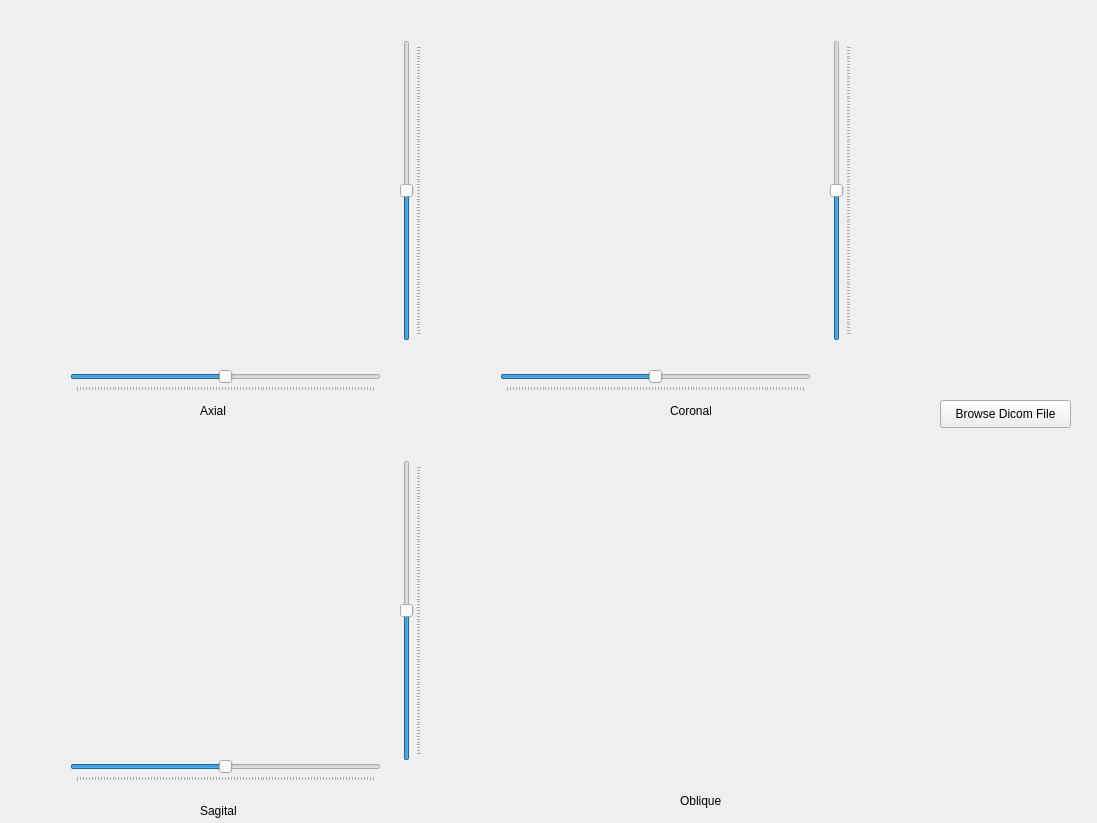
<?xml version="1.0" encoding="UTF-8"?>
<ui version="4.0">
 <class>Form</class>
 <widget class="QWidget" name="Form">
  <property name="geometry">
   <rect>
    <x>0</x>
    <y>0</y>
    <width>1097</width>
    <height>823</height>
   </rect>
  </property>
  <property name="windowTitle">
   <string>Form</string>
  </property>
  <widget class="QPushButton" name="Open_Button">
   <property name="geometry">
    <rect>
     <x>940</x>
     <y>400</y>
     <width>131</width>
     <height>28</height>
    </rect>
   </property>
   <property name="text">
    <string>Browse Dicom File</string>
   </property>
  </widget>
  <widget class="QLabel" name="BackGround">
   <property name="geometry">
    <rect>
     <x>-10</x>
     <y>-5</y>
     <width>1131</width>
     <height>851</height>
    </rect>
   </property>
   <property name="text">
    <string/>
   </property>
   <property name="pixmap">
    <pixmap>../Task 1/simple-gray-abstract-background-wi.jpg</pixmap>
   </property>
  </widget>
  <widget class="QLabel" name="Display_1">
   <property name="geometry">
    <rect>
     <x>60</x>
     <y>20</y>
     <width>321</width>
     <height>331</height>
    </rect>
   </property>
   <property name="text">
    <string/>
   </property>
   <property name="alignment">
    <set>Qt::AlignCenter</set>
   </property>
  </widget>
  <widget class="QLabel" name="Display_2">
   <property name="geometry">
    <rect>
     <x>530</x>
     <y>20</y>
     <width>321</width>
     <height>331</height>
    </rect>
   </property>
   <property name="text">
    <string/>
   </property>
   <property name="alignment">
    <set>Qt::AlignCenter</set>
   </property>
  </widget>
  <widget class="QLabel" name="Display_3">
   <property name="geometry">
    <rect>
     <x>60</x>
     <y>430</y>
     <width>321</width>
     <height>331</height>
    </rect>
   </property>
   <property name="text">
    <string/>
   </property>
   <property name="alignment">
    <set>Qt::AlignCenter</set>
   </property>
  </widget>
  <widget class="QSlider" name="horizontalSlider_2">
   <property name="geometry">
    <rect>
     <x>70</x>
     <y>370</y>
     <width>311</width>
     <height>22</height>
    </rect>
   </property>
   <property name="maximum">
    <number>100</number>
   </property>
   <property name="pageStep">
    <number>50</number>
   </property>
   <property name="sliderPosition">
    <number>50</number>
   </property>
   <property name="orientation">
    <enum>Qt::Horizontal</enum>
   </property>
   <property name="tickPosition">
    <enum>QSlider::TicksBelow</enum>
   </property>
  </widget>
  <widget class="QSlider" name="verticalSlider_2">
   <property name="geometry">
    <rect>
     <x>400</x>
     <y>40</y>
     <width>22</width>
     <height>301</height>
    </rect>
   </property>
   <property name="maximum">
    <number>100</number>
   </property>
   <property name="pageStep">
    <number>50</number>
   </property>
   <property name="value">
    <number>50</number>
   </property>
   <property name="orientation">
    <enum>Qt::Vertical</enum>
   </property>
   <property name="tickPosition">
    <enum>QSlider::TicksBelow</enum>
   </property>
  </widget>
  <widget class="QLabel" name="Display_4">
   <property name="geometry">
    <rect>
     <x>530</x>
     <y>430</y>
     <width>321</width>
     <height>331</height>
    </rect>
   </property>
   <property name="text">
    <string/>
   </property>
   <property name="alignment">
    <set>Qt::AlignCenter</set>
   </property>
  </widget>
  <widget class="QLabel" name="label">
   <property name="geometry">
    <rect>
     <x>200</x>
     <y>400</y>
     <width>41</width>
     <height>21</height>
    </rect>
   </property>
   <property name="text">
    <string>Axial</string>
   </property>
  </widget>
  <widget class="QLabel" name="label_2">
   <property name="geometry">
    <rect>
     <x>670</x>
     <y>400</y>
     <width>41</width>
     <height>21</height>
    </rect>
   </property>
   <property name="text">
    <string>Coronal</string>
   </property>
  </widget>
  <widget class="QLabel" name="label_3">
   <property name="geometry">
    <rect>
     <x>200</x>
     <y>800</y>
     <width>41</width>
     <height>21</height>
    </rect>
   </property>
   <property name="text">
    <string>Sagital</string>
   </property>
  </widget>
  <widget class="QLabel" name="label_4">
   <property name="geometry">
    <rect>
     <x>680</x>
     <y>790</y>
     <width>41</width>
     <height>21</height>
    </rect>
   </property>
   <property name="text">
    <string>Oblique</string>
   </property>
  </widget>
  <widget class="QSlider" name="horizontalSlider_3">
   <property name="geometry">
    <rect>
     <x>500</x>
     <y>370</y>
     <width>311</width>
     <height>22</height>
    </rect>
   </property>
   <property name="maximum">
    <number>100</number>
   </property>
   <property name="pageStep">
    <number>50</number>
   </property>
   <property name="sliderPosition">
    <number>50</number>
   </property>
   <property name="orientation">
    <enum>Qt::Horizontal</enum>
   </property>
   <property name="tickPosition">
    <enum>QSlider::TicksBelow</enum>
   </property>
  </widget>
  <widget class="QSlider" name="horizontalSlider_4">
   <property name="geometry">
    <rect>
     <x>70</x>
     <y>760</y>
     <width>311</width>
     <height>22</height>
    </rect>
   </property>
   <property name="maximum">
    <number>100</number>
   </property>
   <property name="pageStep">
    <number>50</number>
   </property>
   <property name="sliderPosition">
    <number>50</number>
   </property>
   <property name="orientation">
    <enum>Qt::Horizontal</enum>
   </property>
   <property name="tickPosition">
    <enum>QSlider::TicksBelow</enum>
   </property>
  </widget>
  <widget class="QSlider" name="verticalSlider_3">
   <property name="geometry">
    <rect>
     <x>830</x>
     <y>40</y>
     <width>22</width>
     <height>301</height>
    </rect>
   </property>
   <property name="maximum">
    <number>100</number>
   </property>
   <property name="pageStep">
    <number>50</number>
   </property>
   <property name="value">
    <number>50</number>
   </property>
   <property name="orientation">
    <enum>Qt::Vertical</enum>
   </property>
   <property name="tickPosition">
    <enum>QSlider::TicksBelow</enum>
   </property>
  </widget>
  <widget class="QSlider" name="verticalSlider_4">
   <property name="geometry">
    <rect>
     <x>400</x>
     <y>460</y>
     <width>22</width>
     <height>301</height>
    </rect>
   </property>
   <property name="maximum">
    <number>100</number>
   </property>
   <property name="pageStep">
    <number>50</number>
   </property>
   <property name="value">
    <number>50</number>
   </property>
   <property name="orientation">
    <enum>Qt::Vertical</enum>
   </property>
   <property name="tickPosition">
    <enum>QSlider::TicksBelow</enum>
   </property>
  </widget>
  <zorder>BackGround</zorder>
  <zorder>Open_Button</zorder>
  <zorder>Display_1</zorder>
  <zorder>Display_2</zorder>
  <zorder>Display_3</zorder>
  <zorder>horizontalSlider_2</zorder>
  <zorder>verticalSlider_2</zorder>
  <zorder>Display_4</zorder>
  <zorder>label</zorder>
  <zorder>label_2</zorder>
  <zorder>label_3</zorder>
  <zorder>label_4</zorder>
  <zorder>horizontalSlider_3</zorder>
  <zorder>horizontalSlider_4</zorder>
  <zorder>verticalSlider_3</zorder>
  <zorder>verticalSlider_4</zorder>
 </widget>
 <resources/>
 <connections/>
</ui>
